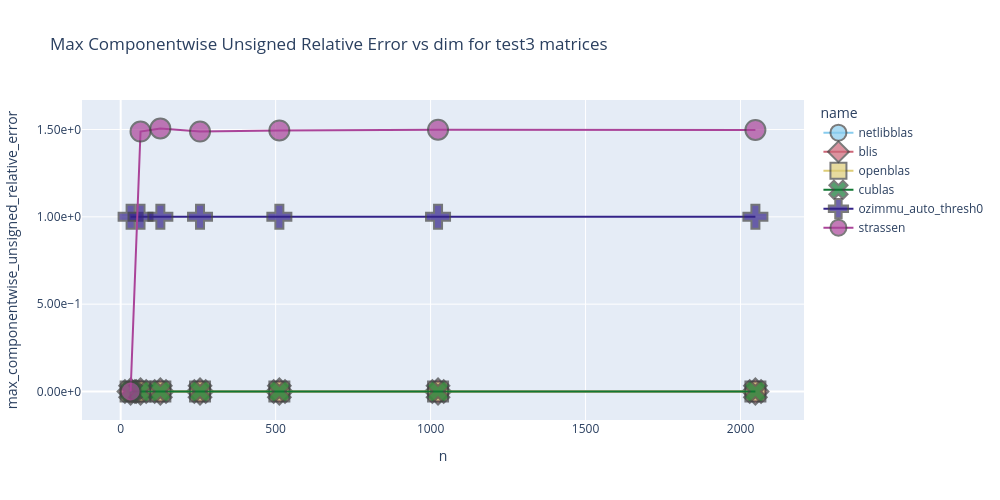
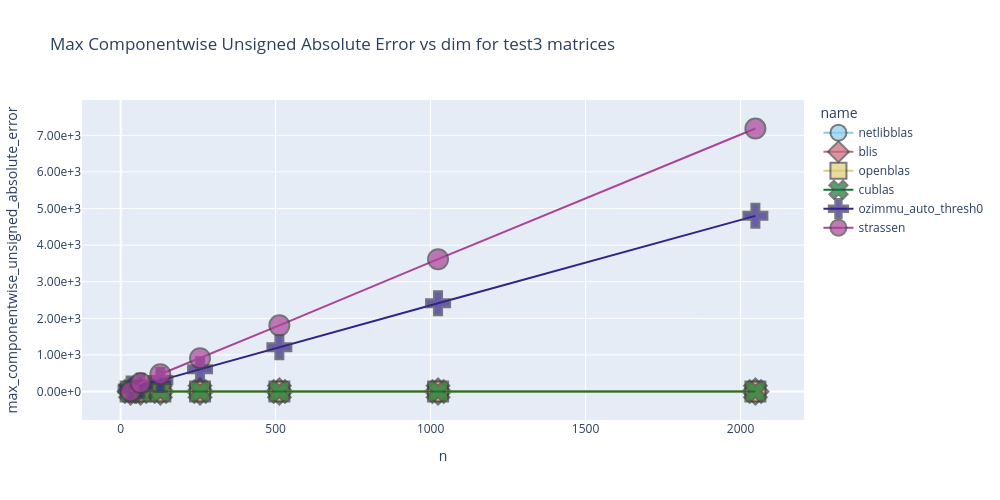

The code cell stored with these charts, in order, in its notebook:
### Markdown cell above
## Treatment: Test3 Matrices

### Code cell
plot_max_componentwise_unsigned_relative_errors_vs_dim("test3")
plot_max_componentwise_unsigned_absolute_errors_vs_dim("test3")

### Figure 1 — Plotly figure (JSON) as saved in the notebook; plotly's stock layout.template omitted (floating-point values rounded to 4 significant figures)
{"data": [{"customdata": [[32, 32], [64, 64], [128, 128], [256, 256], [512, 512], [1024, 1024], [2048, 2048]], "hovertemplate": "name=netlibblas<br>n=%{x}<br>max_componentwise_unsigned_relative_error=%{y}<br>m=%{customdata[0]}<br>k=%{customdata[1]}<extra></extra>", "legendgroup": "netlibblas", "line": {"color": "rgb(136, 204, 238)", "dash": "solid"}, "marker": {"line": {"width": 2}, "opacity": 0.7, "size": 20, "symbol": "circle"}, "mode": "lines+markers", "name": "netlibblas", "orientation": "v", "showlegend": true, "type": "scatter", "x": [32, 64, 128, 256, 512, 1024, 2048], "xaxis": "x", "y": [1.798e-16, 0, 0, 0, 0, 0, 0], "yaxis": "y"}, {"customdata": [[32, 32], [64, 64], [128, 128], [256, 256], [512, 512], [1024, 1024], [2048, 2048]], "hovertemplate": "name=blis<br>n=%{x}<br>max_componentwise_unsigned_relative_error=%{y}<br>m=%{customdata[0]}<br>k=%{customdata[1]}<extra></extra>", "legendgroup": "blis", "line": {"color": "rgb(204, 102, 119)", "dash": "solid"}, "marker": {"line": {"width": 2}, "opacity": 0.7, "size": 20, "symbol": "diamond"}, "mode": "lines+markers", "name": "blis", "orientation": "v", "showlegend": true, "type": "scatter", "x": [32, 64, 128, 256, 512, 1024, 2048], "xaxis": "x", "y": [1.798e-16, 0, 0, 0, 3.761e-16, 1.131e-15, 1.705e-15], "yaxis": "y"}, {"customdata": [[32, 32], [64, 64], [128, 128], [256, 256], [512, 512], [1024, 1024], [2048, 2048]], "hovertemplate": "name=openblas<br>n=%{x}<br>max_componentwise_unsigned_relative_error=%{y}<br>m=%{customdata[0]}<br>k=%{customdata[1]}<extra></extra>", "legendgroup": "openblas", "line": {"color": "rgb(221, 204, 119)", "dash": "solid"}, "marker": {"line": {"width": 2}, "opacity": 0.7, "size": 20, "symbol": "square"}, "mode": "lines+markers", "name": "openblas", "orientation": "v", "showlegend": true, "type": "scatter", "x": [32, 64, 128, 256, 512, 1024, 2048], "xaxis": "x", "y": [0, 0, 0, 0, 1.88e-16, 1.319e-15, 1.705e-15], "yaxis": "y"}, {"customdata": [[32, 32], [64, 64], [128, 128], [256, 256], [512, 512], [1024, 1024], [2048, 2048]], "hovertemplate": "name=cublas<br>n=%{x}<br>max_componentwise_unsigned_relative_error=%{y}<br>m=%{customdata[0]}<br>k=%{customdata[1]}<extra></extra>", "legendgroup": "cublas", "line": {"color": "rgb(17, 119, 51)", "dash": "solid"}, "marker": {"line": {"width": 2}, "opacity": 0.7, "size": 20, "symbol": "x"}, "mode": "lines+markers", "name": "cublas", "orientation": "v", "showlegend": true, "type": "scatter", "x": [32, 64, 128, 256, 512, 1024, 2048], "xaxis": "x", "y": [1.798e-16, 1.84e-16, 0, 0, 0, 0, 0], "yaxis": "y"}, {"customdata": [[32, 32], [64, 64], [128, 128], [256, 256], [512, 512], [1024, 1024], [2048, 2048]], "hovertemplate": "name=ozimmu_auto_thresh0<br>n=%{x}<br>max_componentwise_unsigned_relative_error=%{y}<br>m=%{customdata[0]}<br>k=%{customdata[1]}<extra></extra>", "legendgroup": "ozimmu_auto_thresh0", "line": {"color": "rgb(51, 34, 136)", "dash": "solid"}, "marker": {"line": {"width": 2}, "opacity": 0.7, "size": 20, "symbol": "cross"}, "mode": "lines+markers", "name": "ozimmu_auto_thresh0", "orientation": "v", "showlegend": true, "type": "scatter", "x": [32, 64, 128, 256, 512, 1024, 2048], "xaxis": "x", "y": [1, 1, 1, 1, 1, 1, 1], "yaxis": "y"}, {"customdata": [[32, 32], [64, 64], [128, 128], [256, 256], [512, 512], [1024, 1024], [2048, 2048]], "hovertemplate": "name=strassen<br>n=%{x}<br>max_componentwise_unsigned_relative_error=%{y}<br>m=%{customdata[0]}<br>k=%{customdata[1]}<extra></extra>", "legendgroup": "strassen", "line": {"color": "rgb(170, 68, 153)", "dash": "solid"}, "marker": {"line": {"width": 2}, "opacity": 0.7, "size": 20, "symbol": "circle"}, "mode": "lines+markers", "name": "strassen", "orientation": "v", "showlegend": true, "type": "scatter", "x": [32, 64, 128, 256, 512, 1024, 2048], "xaxis": "x", "y": [3.596e-16, 1.488, 1.506, 1.489, 1.495, 1.499, 1.497], "yaxis": "y"}], "layout": {"height": 500, "legend": {"title": {"text": "name"}, "tracegroupgap": 0}, "title": {"text": "Max Componentwise Unsigned Relative Error vs dim for test3 matrices"}, "width": 1000, "xaxis": {"anchor": "y", "domain": [0, 1], "title": {"text": "n"}}, "yaxis": {"anchor": "x", "domain": [0, 1], "tickformat": ".2e", "title": {"text": "max_componentwise_unsigned_relative_error"}}}}

### Figure 2 — Plotly figure (JSON) as saved in the notebook; plotly's stock layout.template omitted (floating-point values rounded to 4 significant figures)
{"data": [{"customdata": [[32, 32], [64, 64], [128, 128], [256, 256], [512, 512], [1024, 1024], [2048, 2048]], "hovertemplate": "name=netlibblas<br>n=%{x}<br>max_componentwise_unsigned_absolute_error=%{y}<br>m=%{customdata[0]}<br>k=%{customdata[1]}<extra></extra>", "legendgroup": "netlibblas", "line": {"color": "rgb(136, 204, 238)", "dash": "solid"}, "marker": {"line": {"width": 2}, "opacity": 0.7, "size": 20, "symbol": "circle"}, "mode": "lines+markers", "name": "netlibblas", "orientation": "v", "showlegend": true, "type": "scatter", "x": [32, 64, 128, 256, 512, 1024, 2048], "xaxis": "x", "y": [1.421e-14, 0, 0, 0, 0, 0, 0], "yaxis": "y"}, {"customdata": [[32, 32], [64, 64], [128, 128], [256, 256], [512, 512], [1024, 1024], [2048, 2048]], "hovertemplate": "name=blis<br>n=%{x}<br>max_componentwise_unsigned_absolute_error=%{y}<br>m=%{customdata[0]}<br>k=%{customdata[1]}<extra></extra>", "legendgroup": "blis", "line": {"color": "rgb(204, 102, 119)", "dash": "solid"}, "marker": {"line": {"width": 2}, "opacity": 0.7, "size": 20, "symbol": "diamond"}, "mode": "lines+markers", "name": "blis", "orientation": "v", "showlegend": true, "type": "scatter", "x": [32, 64, 128, 256, 512, 1024, 2048], "xaxis": "x", "y": [1.421e-14, 0, 0, 0, 4.547e-13, 2.728e-12, 8.185e-12], "yaxis": "y"}, {"customdata": [[32, 32], [64, 64], [128, 128], [256, 256], [512, 512], [1024, 1024], [2048, 2048]], "hovertemplate": "name=openblas<br>n=%{x}<br>max_componentwise_unsigned_absolute_error=%{y}<br>m=%{customdata[0]}<br>k=%{customdata[1]}<extra></extra>", "legendgroup": "openblas", "line": {"color": "rgb(221, 204, 119)", "dash": "solid"}, "marker": {"line": {"width": 2}, "opacity": 0.7, "size": 20, "symbol": "square"}, "mode": "lines+markers", "name": "openblas", "orientation": "v", "showlegend": true, "type": "scatter", "x": [32, 64, 128, 256, 512, 1024, 2048], "xaxis": "x", "y": [0, 0, 0, 0, 2.274e-13, 3.183e-12, 8.185e-12], "yaxis": "y"}, {"customdata": [[32, 32], [64, 64], [128, 128], [256, 256], [512, 512], [1024, 1024], [2048, 2048]], "hovertemplate": "name=cublas<br>n=%{x}<br>max_componentwise_unsigned_absolute_error=%{y}<br>m=%{customdata[0]}<br>k=%{customdata[1]}<extra></extra>", "legendgroup": "cublas", "line": {"color": "rgb(17, 119, 51)", "dash": "solid"}, "marker": {"line": {"width": 2}, "opacity": 0.7, "size": 20, "symbol": "x"}, "mode": "lines+markers", "name": "cublas", "orientation": "v", "showlegend": true, "type": "scatter", "x": [32, 64, 128, 256, 512, 1024, 2048], "xaxis": "x", "y": [1.421e-14, 2.842e-14, 0, 0, 0, 0, 0], "yaxis": "y"}, {"customdata": [[32, 32], [64, 64], [128, 128], [256, 256], [512, 512], [1024, 1024], [2048, 2048]], "hovertemplate": "name=ozimmu_auto_thresh0<br>n=%{x}<br>max_componentwise_unsigned_absolute_error=%{y}<br>m=%{customdata[0]}<br>k=%{customdata[1]}<extra></extra>", "legendgroup": "ozimmu_auto_thresh0", "line": {"color": "rgb(51, 34, 136)", "dash": "solid"}, "marker": {"line": {"width": 2}, "opacity": 0.7, "size": 20, "symbol": "cross"}, "mode": "lines+markers", "name": "ozimmu_auto_thresh0", "orientation": "v", "showlegend": true, "type": "scatter", "x": [32, 64, 128, 256, 512, 1024, 2048], "xaxis": "x", "y": [79.03, 154.5, 312.6, 611.1, 1209.0, 2413.0, 4800.0], "yaxis": "y"}, {"customdata": [[32, 32], [64, 64], [128, 128], [256, 256], [512, 512], [1024, 1024], [2048, 2048]], "hovertemplate": "name=strassen<br>n=%{x}<br>max_componentwise_unsigned_absolute_error=%{y}<br>m=%{customdata[0]}<br>k=%{customdata[1]}<extra></extra>", "legendgroup": "strassen", "line": {"color": "rgb(170, 68, 153)", "dash": "solid"}, "marker": {"line": {"width": 2}, "opacity": 0.7, "size": 20, "symbol": "circle"}, "mode": "lines+markers", "name": "strassen", "orientation": "v", "showlegend": true, "type": "scatter", "x": [32, 64, 128, 256, 512, 1024, 2048], "xaxis": "x", "y": [2.842e-14, 229.9, 470.6, 909.7, 1807.0, 3616.0, 7187.0], "yaxis": "y"}], "layout": {"height": 500, "legend": {"title": {"text": "name"}, "tracegroupgap": 0}, "title": {"text": "Max Componentwise Unsigned Absolute Error vs dim for test3 matrices"}, "width": 1000, "xaxis": {"anchor": "y", "domain": [0, 1], "title": {"text": "n"}}, "yaxis": {"anchor": "x", "domain": [0, 1], "tickformat": ".2e", "title": {"text": "max_componentwise_unsigned_absolute_error"}}}}
